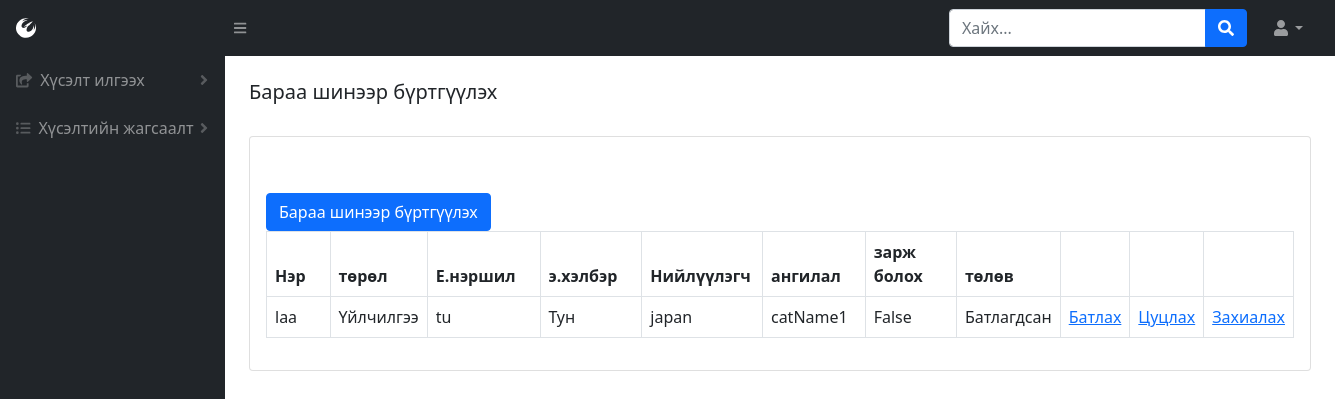
The app's page /product-list (signed in), older data.
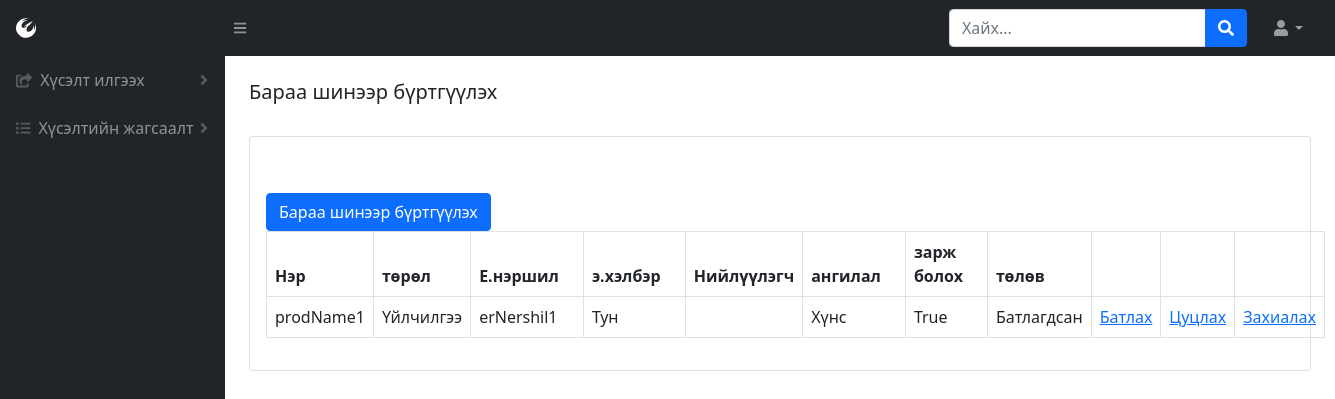
The same page, newer data.
### BMweb/models.py (models this page shows, shortened)
class Product(models.Model):
    prodName = models.CharField(max_length=300, verbose_name=_("Барааны нэр"))
    prodName_en = models.CharField(max_length=300, verbose_name=_("Барааны нэр англи"))
    brand = models.ForeignKey(ProdBrand, related_name='brands',on_delete=models.CASCADE, verbose_name=_("Брэнд нэр"))
    zCode = models.CharField(max_length=300, null=True, blank=True, verbose_name=_("Зураасан код"))
    prodType = models.ForeignKey(ProdType, related_name='products',on_delete=models.CASCADE, verbose_name=_("Төрлийн нэр"))
    zzCode = models.IntegerField(null=True, blank=True, verbose_name=_("Нэмэлт зураасан код"))
    price = models.DecimalField(max_digits=16, decimal_places=2, verbose_name=_("Үнэ"))
    hemNegj = models.ForeignKey(HemNegj, on_delete=models.CASCADE,verbose_name=_("Хэмжих нэгж"))
    hudNegj = models.IntegerField(null=True, blank=True, verbose_name=_("Худалдан авалтын нэгж"))
    company = models.ManyToManyField(Company,related_name='products',verbose_name=_("Компани"))
    erNershil = models.CharField(max_length=300, verbose_name=_("Ерөнхий нэршил"))
    emHelber = models.ForeignKey(EmHelber, on_delete=models.CASCADE,verbose_name=_("Эмийн хэлбэр"))
    paiz = models.ForeignKey(Paiz, on_delete=models.CASCADE,verbose_name=_("Пайз"))
    uildwerlegch = models.ForeignKey(Manufacturer, on_delete=models.CASCADE, verbose_name=_("Үйлдвэрлэгч"))
    uNiiluulegch = models.CharField(max_length=300, verbose_name=_("Үндсэн нийлүүлэгч"))
    category = models.ForeignKey(Category,related_name='categories', on_delete=models.CASCADE, verbose_name=_("Ангилал"))
    borBoloh = models.BooleanField(verbose_name=_("Борлуулж болох эсэх"),default=False)
    hudAwch = models.BooleanField(verbose_name=_("Худалдан авч болох эсэх"),default=False)
    zarBoloh = models.BooleanField(verbose_name=_("Зарлагдаж болох эсэх"),default=False)
    state = models.ForeignKey(State,related_name='products', on_delete=models.CASCADE, verbose_name=_("Төлөв"))
    class Meta:
        verbose_name = _("Бараа")
        verbose_name_plural = _("Бараа")

class Category(models.Model):
    catName = models.CharField(max_length=300, verbose_name=_("Ангилалын нэр"))
    parent = models.IntegerField(null=True, blank=True, verbose_name=_("эцэг ангилал"))
    class Meta:
        verbose_name = _("Ангилал")
        verbose_name_plural = _("Ангилал")
    def __str__(self):
        return self.catName

class ProdType(models.Model):
    typeName = models.CharField(max_length=300, verbose_name=_("Төрлийн нэр"))
    class Meta:
        verbose_name = _("Барааны төрөл")
        verbose_name_plural = _("Барааны төрөл")
    def __str__(self):
        return self.typeName

class EmHelber(models.Model):
    emHelberName = models.CharField(max_length=300,verbose_name=_("Эмийн хэлбэрийн нэр"))
    class Meta:
        verbose_name = _("Эмийн хэлбэр")
        verbose_name_plural = _("Эмийн хэлбэр")
    def __str__(self):
        return self.emHelberName

class State(models.Model):
    stateName = models.CharField(max_length=300, verbose_name=_("Төлөвийн нэр"))
    class Meta:
        verbose_name = _("Барааны төлөв")
        verbose_name_plural = _("Барааны төлөв")
    def __str__(self):
        return self.stateName

### BMweb/views.py (the view)
# urls.py: path('product-list',views.productList,name='product-list'),
def productList(request):
    if 'user_id' in request.session:
        p = Product.objects.all()
        h = Hereglegch.objects.get(pk=request.session['user_id'])
        return render(request,'productList.html', {'user': h, 'productList': p })
    else:
        return redirect('/login')

### BMweb/models.py (called while the page is built)
    def __str__(self):
        return self.manName

    def __str__(self):
        return self.paizName

    def __str__(self):
        return self.hemNegjName

### BMweb/templates/productList.html (shortened to what this page needs)
{% load static %}
<!DOCTYPE html>
<html lang="en">
    <head>
        <link href="https://cdn.jsdelivr.net/npm/simple-datatables@latest/dist/style.css" rel="stylesheet" />
        <link href="css/styles.css" rel="stylesheet" />
        <link href="{% static 'css/styles.css' %}" rel="stylesheet"/>
    </head>
    <body class="sb-nav-fixed">
        {% include "topNav.html" %}
        <div id="layoutSidenav">
            {% include "leftNav.html" %}
            <div id="layoutSidenav_content">
                {%  include "prodList.html" %}
            </div>
        </div>
    </body>
</html>

### BMweb/templates/prodList.html (shortened to what this page needs)
<main>
    <div class="container-fluid px-4">
        {% if user.role_id == 1 %}
            <h5 class="mt-4">Бараа шинээр бүртгүүлэх</h5>
        {% elif user.role_id == 2 %}
            <h5 class="mt-4">Харилцагч шинээр бүртгүүлэх</h5>
        {% endif %}
        <div class="card mb-4">
            <div class="card-body">
                <div class="dataTable-top">
                </div>
                {% if user.role_id == 1 %}
                    <a href="{% url 'product' %}" class="btn btn-primary" role="button">Бараа шинээр бүртгүүлэх</a>
                    <table id="datatablesSimple" class="dataTable-table">
                        <thead>
                            <tr>
                                <th data-sortable="" class="asc">
                                    <a href="#" class="dataTable-sorter">Нэр</a>
                                </th>
                                <th data-sortable="" class="asc">
                                    <a href="#" class="dataTable-sorter">төрөл</a>
                                </th>
                                <th data-sortable="" class="asc">
                                    <a href="#" class="dataTable-sorter">Е.нэршил</a>
                                </th>
                                <th data-sortable="" class="asc">
                                    <a href="#" class="dataTable-sorter">э.хэлбэр</a>
                                </th>
                                <th data-sortable="" class="asc">
                                    <a href="#" class="dataTable-sorter"></a>Нийлүүлэгч</a>
                                </th>
                                <th data-sortable="" class="asc">
                                    <a href="#" class="dataTable-sorter">ангилал</a>
                                </th>
                                <th data-sortable="" class="asc">
                                    <a href="#" class="dataTable-sorter">зарж болох</a>
                                </th>
                                <th data-sortable="" class="asc">
                                    <a href="#" class="dataTable-sorter">төлөв</a>
                                </th>
                                <th data-sortable="" class="asc">
                                </th>
                                <th data-sortable="" class="asc">
                                </th>
                                <th data-sortable="" class="asc">
                                </th>
                            </tr>
                        </thead>
                        {% for h in productList %}
                            <tr>
                                <td>{{ h.prodName }}</td>
                                <td>{{ h.prodType }}</td>
                                <td>{{ h.erNershil }}</td>
                                <td>{{ h.emHelber }}</td>
                                <td>{{ h.uNiiluulegch }}</td>
                                <td>{{ h.category }}</td>
                                <td>{{ h.zarBoloh }}</td>
                                <td>{{ h.state }}</td>
                                <td><a href="/change-stateProd/{{h.id}}/1">Батлах</a></td>
                                <td><a href="/change-stateProd/{{h.id}}/2">Цуцлах</a></td>
                                <td><a href="/change-stateProd/{{h.id}}/3">Захиалах</a></td>
                            </tr>
                    {% endfor %}
                    </table>
                {% elif user.role_id == 4 %}
                <p>Дата бүртгэлийн ажилтан</p>
                {% endif %}
            </div>
        </div>
    </div>
</main>

Row changes from the older to the newer data that the page shows:
changed Product "Үйлчилгээ": prodName "laa" → "prodName1"; erNershil "tu" → "erNershil1"; category "catName1" → "Хүнс"; zarBoloh "False" → "True"; uNiiluulegch "japan" → (not shown)
